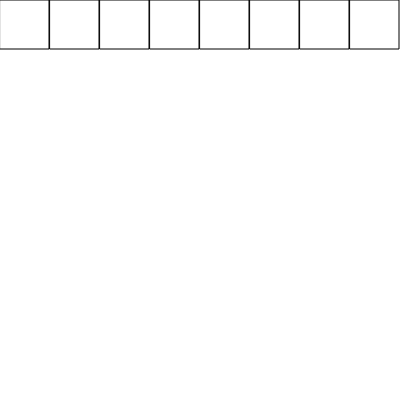
Frame 1 (no input)
Frame 60 (no input): identical to frame 1, image omitted
Frame 120 (the mouse pressed at the canvas centre since frame 60): identical to frame 1, image omitted

The p5.js sketch that drew this single still picture (run headless with seeded random() and noise() and a simulated clock; from frame 60 on, the mouse is pressed at the canvas centre):

// p5.js sketch
// ── sketch.js
function setup() {
  createCanvas(400, 400);
}

function draw() {
  background(255);

  let squareSize = 49;   
  let spacing = 1;      

  for (let i = 0; i < 8; i++) {
    let x = i * (squareSize + spacing);
    fill(255,);
    stroke(0);
    square(x, 0, squareSize);
  }
}
